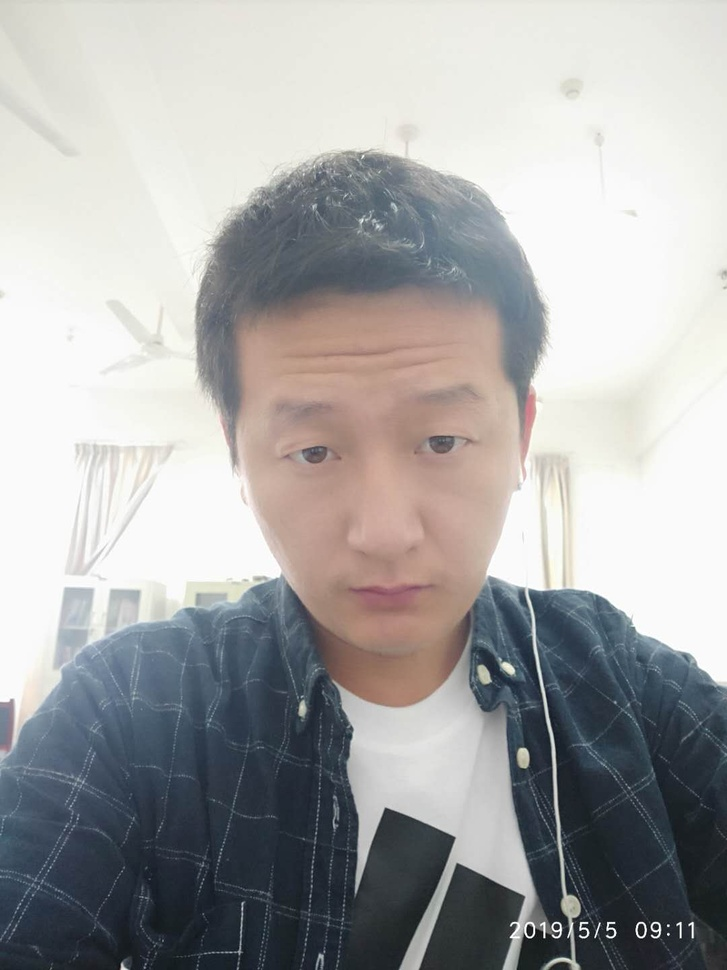
//> input picture image_data/me11.jpg, 727 x 970 px, shrunk from 1080 x 1440 before the run, given in place of the camera
$ ./object_detection   (built with g++ and OpenCV 4)
//> lines starting //> are read from the running program, lines starting //| are printed output that depends on the picture; after the words box and inside, x2 and y2 are one past the last pixel; in counts of white or black regions, pixels touching at a corner belong together
#include "opencv2/objdetect.hpp"
#include "opencv2/highgui.hpp"
#include "opencv2/imgproc.hpp"
#include <iostream>
using namespace std;
using namespace cv;
void detectAndDisplay( Mat frame );
CascadeClassifier face_cascade;
CascadeClassifier eyes_cascade;
int main( int argc, const char** argv )
{
    CommandLineParser parser(argc, argv,
                             "{help h||}"
                             //"{face_cascade|../../software/opencv-3.4.1/data/haarcascades/haarcascade_frontalface_alt.xml|Path to face cascade.}"
			     "{face_cascade|../src/lbpcascade_frontalface.xml|Path to face cascade.}"
                             "{eyes_cascade|../../software/opencv-3.4.1/data/haarcascades/haarcascade_eye_tree_eyeglasses.xml|Path to eyes cascade.}"
                             "{camera|0|Camera device number.}");
    parser.about( "\nThis program demonstrates using the cv::CascadeClassifier class to detect objects (Face + eyes) in a video stream.\n"
                  "You can use Haar or LBP features.\n\n" );
    parser.printMessage();
    String face_cascade_name = parser.get<String>("face_cascade");
    String eyes_cascade_name = parser.get<String>("eyes_cascade");
    //-- 1. Load the cascades
    if( !face_cascade.load( face_cascade_name ) )
    {
        cout << "--(!)Error loading face cascade\n";
        return -1;
    };
    if( !eyes_cascade.load( eyes_cascade_name ) )
    {
        cout << "--(!)Error loading eyes cascade\n";
        return -1;
    };
    int camera_device = parser.get<int>("camera");
    VideoCapture capture;
    //-- 2. Read the video stream
    capture.open( camera_device );
    if ( ! capture.isOpened() )
    {
        cout << "--(!)Error opening video capture\n";
        return -1;
    }
    Mat frame;
    while ( capture.read(frame) )
    {
//> frame is the input picture: 970 rows x 727 cols, CV_8UC3; mean B, G, R 166.7, 166.8, 166.9
        if( frame.empty() )
        {
            cout << "--(!) No captured frame -- Break!\n";
            break;
        }
        //-- 3. Apply the classifier to the frame
        detectAndDisplay( frame );
        if( waitKey(10) == 27 )
        {
            break; // escape
        }
    }
    return 0;
}
void detectAndDisplay( Mat frame )
{
    Mat frame_gray;
    cvtColor( frame, frame_gray, COLOR_BGR2GRAY );
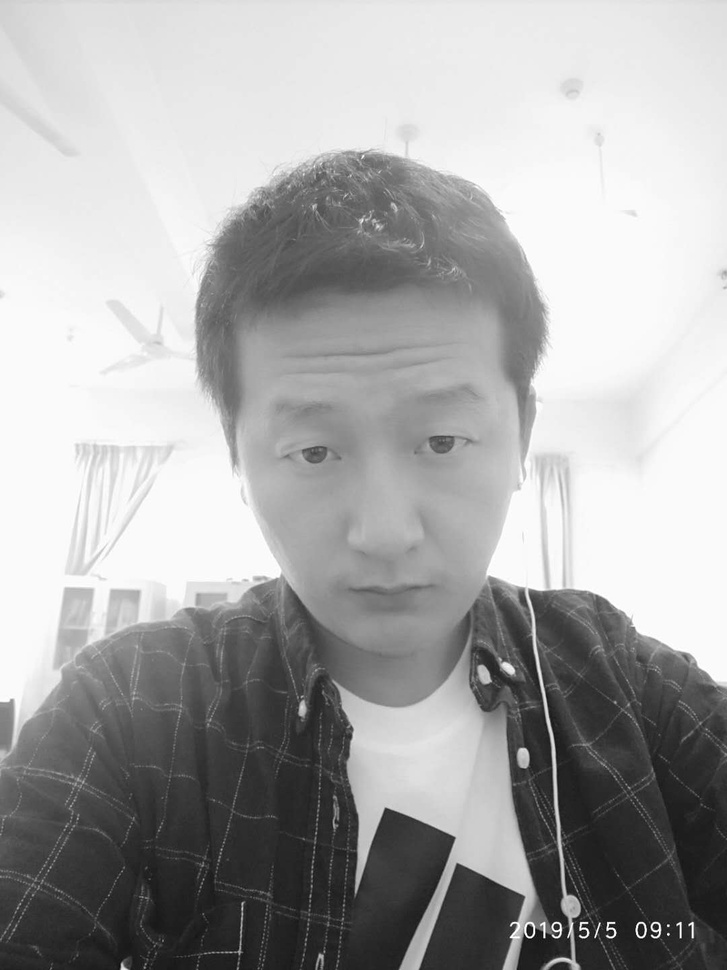
//> frame_gray: 970 rows x 727 cols, CV_8UC1; min 7, max 255, mean 166.8
    equalizeHist( frame_gray, frame_gray );
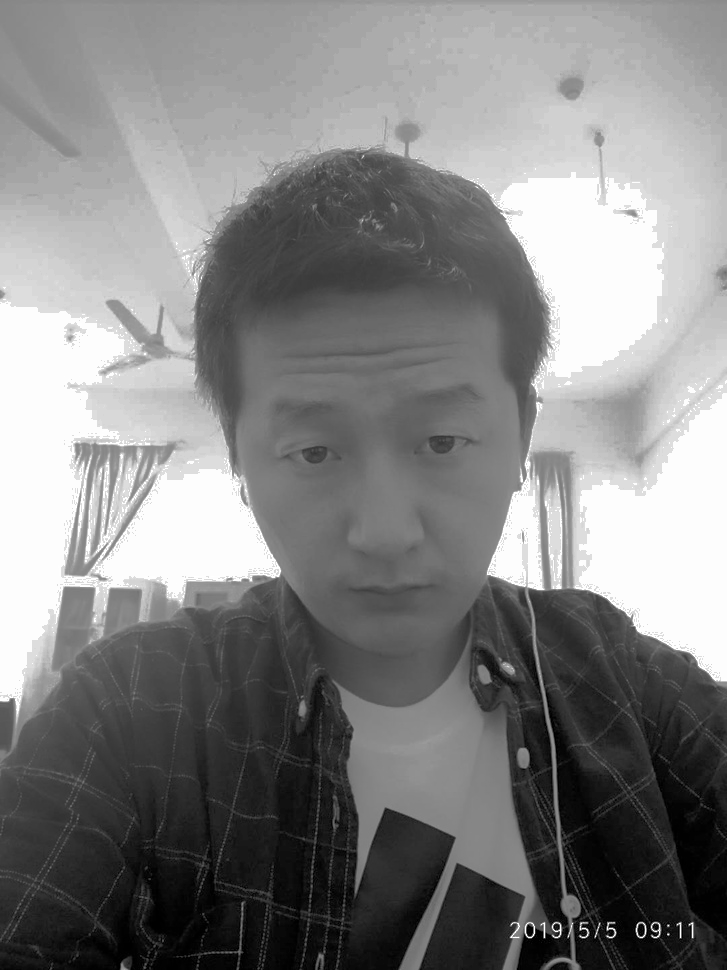
//> frame_gray: 970 rows x 727 cols, CV_8UC1; min 0, max 255, mean 130.3
    //-- Detect faces
    std::vector<Rect> faces;
    face_cascade.detectMultiScale( frame_gray, faces );
//> faces = empty
    for ( size_t i = 0; i < faces.size(); i++ )
    {
        Point center( faces[i].x + faces[i].width/2, faces[i].y + faces[i].height/2 );
        ellipse( frame, center, Size( faces[i].width/2, faces[i].height/2 ), 0, 0, 360, Scalar( 255, 0, 255 ), 4 );
        Mat faceROI = frame_gray( faces[i] );
        //-- In each face, detect eyes
        std::vector<Rect> eyes;
        eyes_cascade.detectMultiScale( faceROI, eyes );
        for ( size_t j = 0; j < eyes.size(); j++ )
        {
            Point eye_center( faces[i].x + eyes[j].x + eyes[j].width/2, faces[i].y + eyes[j].y + eyes[j].height/2 );
            int radius = cvRound( (eyes[j].width + eyes[j].height)*0.25 );
            circle( frame, eye_center, radius, Scalar( 255, 0, 0 ), 4 );
        }
    }
//> this loop made 0 passes
//> the Esc key is pressed
    //-- Show what you got
    imshow( "Capture - Face detection", frame );
}

$ run again, on image_data/me12.jpg
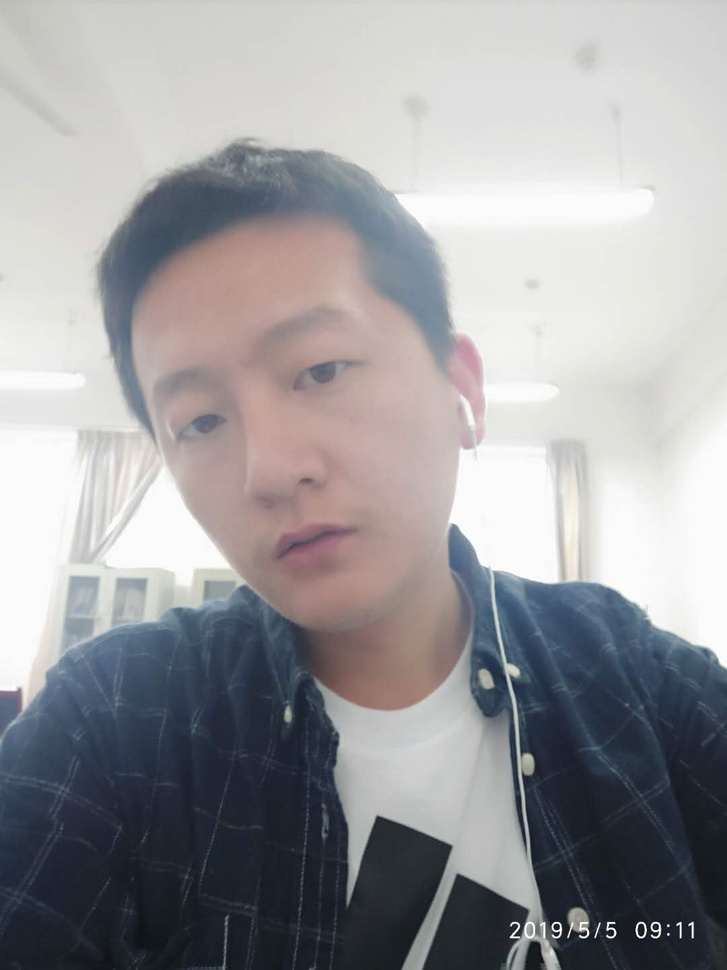
//> input picture image_data/me12.jpg, 727 x 970 px, shrunk from 1080 x 1440 before the run, given in place of the camera
//> frame is the input picture: 970 rows x 727 cols, CV_8UC3; mean B, G, R 158, 155, 155.5
//> in detectAndDisplay, `cvtColor( frame, frame_gray, COLOR_BGR2GRAY );`:
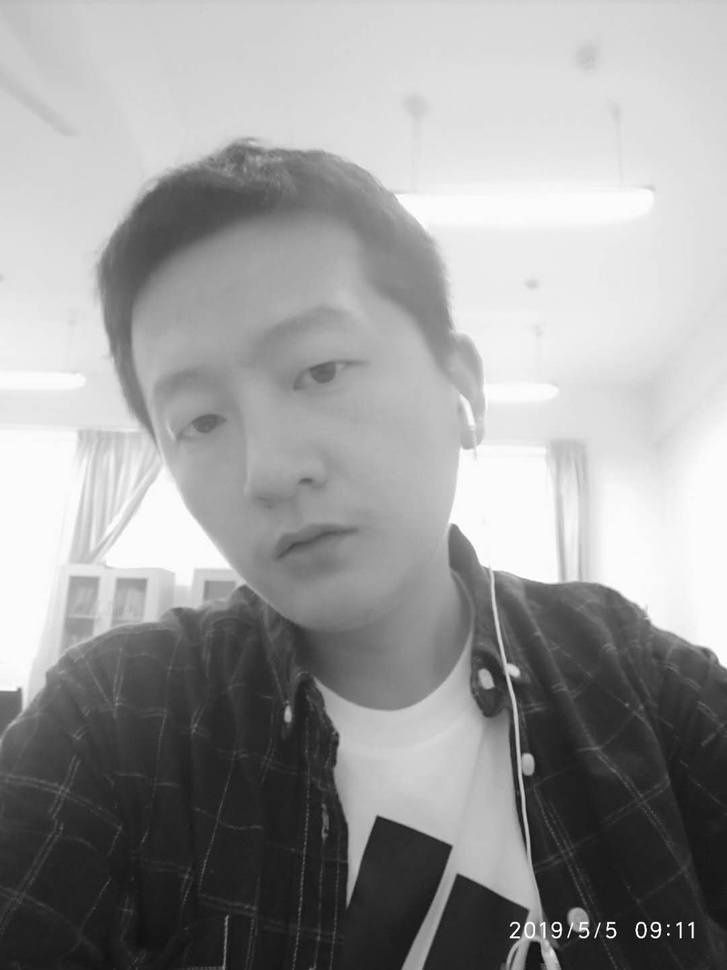
//> frame_gray: 970 rows x 727 cols, CV_8UC1; min 3, max 255, mean 155.6
//> in detectAndDisplay, `equalizeHist( frame_gray, frame_gray );`:
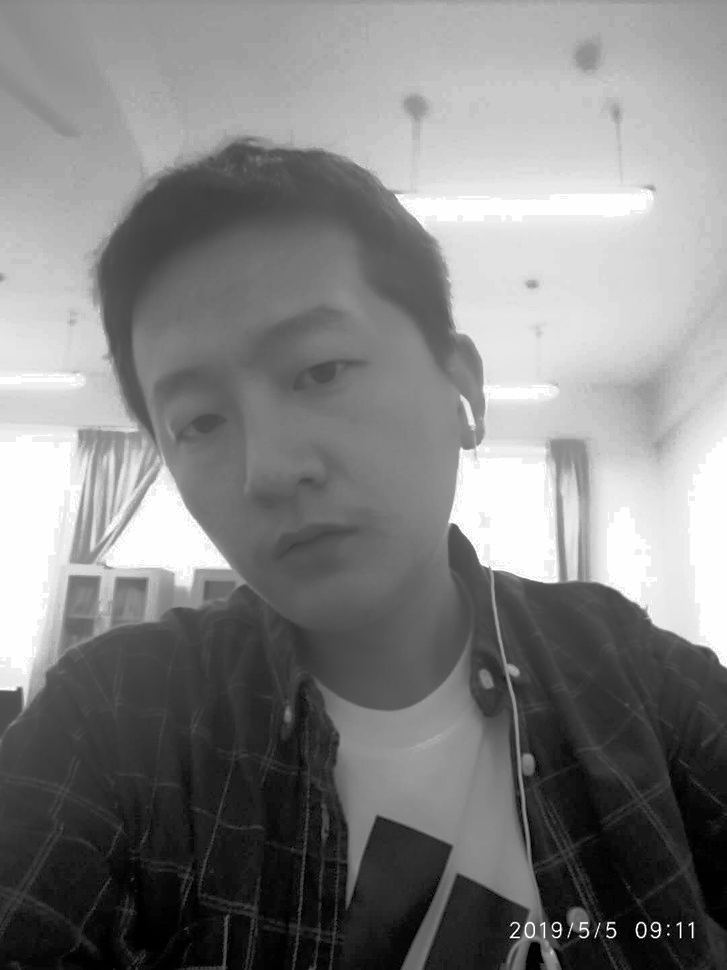
//> frame_gray: 970 rows x 727 cols, CV_8UC1; min 0, max 255, mean 128.7
//> faces = empty

$ run again, on image_data/me14.jpg
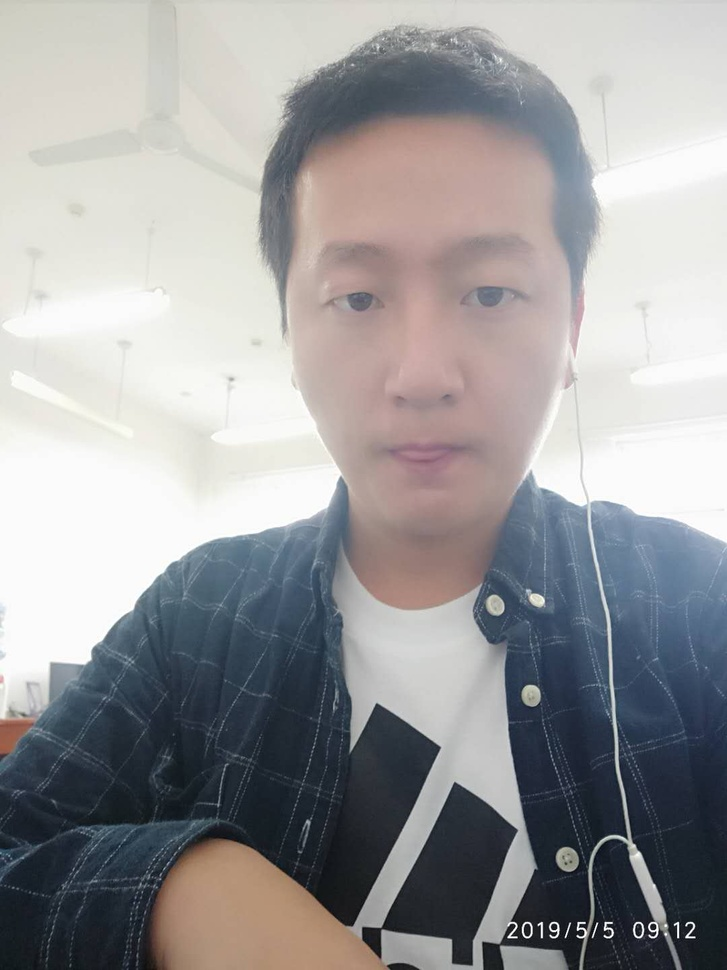
//> input picture image_data/me14.jpg, 727 x 970 px, shrunk from 1080 x 1440 before the run, given in place of the camera
//> frame is the input picture: 970 rows x 727 cols, CV_8UC3; mean B, G, R 155.7, 154.2, 154.7
//> faces = 1 Rect (x, y, width, height): [228, 147, 383, 383]
//> the loop in detectAndDisplay, `for ( size_t i = 0; i < faces.size(); i++ )` made 1 pass
//> center on pass 1: Point(419, 338)
//> pass 1, in detectAndDisplay, `Mat faceROI = frame_gray( faces[i] );`:
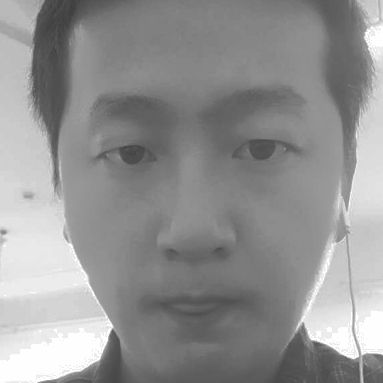
//> faceROI: 383 rows x 383 cols, CV_8UC1; min 62, max 255, mean 146.9
//> after the loop in detectAndDisplay, `for ( size_t i = 0; i < faces.size(); i++ )`:
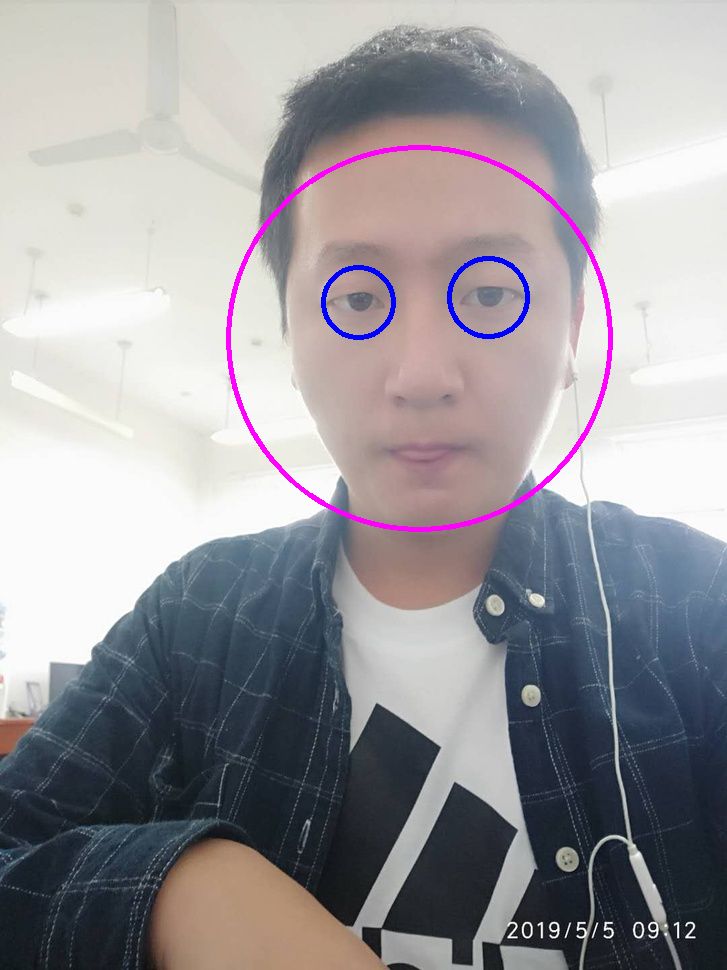
//> frame: 970 rows x 727 cols, CV_8UC3; 1.17% of pixels changed, all inside (x1, y1, x2, y2) = (226, 145, 613, 532)
